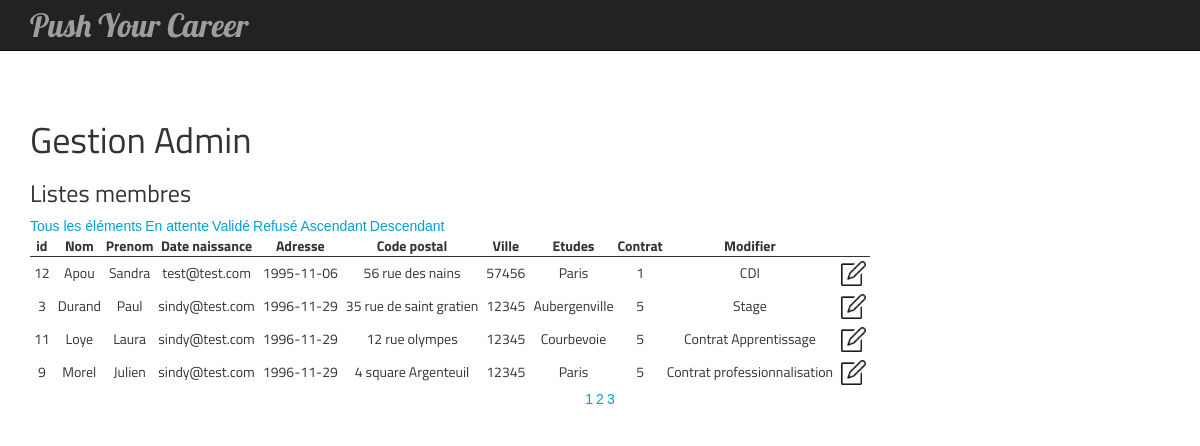
/public/admin.php?p=home&page=1&ordre=DESC, run on the app's committed database.
### tables this page shows
CREATE TABLE `membre` (
  `id` int(11) NOT NULL,
  `nom` varchar(50) NOT NULL,
  `prenom` varchar(50) NOT NULL,
  `email` varchar(30) NOT NULL,
  `date_naissance` date NOT NULL,
  `adresse` varchar(50) NOT NULL,
  `code_postal` varchar(20) NOT NULL,
  `ville` varchar(250) NOT NULL,
  `type_contrat` varchar(50) NOT NULL,
  `id_etat_inscription` int(11) DEFAULT '1',
  `civilite` enum('Mme','Mr') DEFAULT NULL,
  `niveau_etude` enum('1','2','3','4','5','autre') DEFAULT NULL,
  `date_inscription` datetime NOT NULL DEFAULT CURRENT_TIMESTAMP
);

### app/App.php (called while the page is built, shortened)
<?php
    class App{
        private $db_instance;
        private static $_instance;
        public static function getInstance(){
            if (is_null(self::$_instance)) {
                self::$_instance = new App();
            }
            return self::$_instance;
        }
        public function getTable($name){
            return new $class_name($this->getDB());
        }
        public function getController($name){
            return new $class_name($this->getDB());
        }
        public function getDB(){
            $config = \core\Config::getInstance(ROOT.'/config/config.php');
            if (is_null($this->db_instance)){
                $this->db_instance =  new \core\Database($config->get("db_name"), $config->get("db_user"), $config->get("db_pass"), $config->get("db_host"));
            }
            return $this->db_instance;
        }
    }

### core/Config.php (called while the page is built, shortened)
<?php
    class Config{
        private $settings = [];
        private static $_instance;
        public function __construct($file){
            $this->settings = require($file);
        }
        public static function getInstance($file){
            if (is_null(self::$_instance)){
                self::$_instance = new Config($file);
            }
            return self::$_instance;
        }
        public function get($key){
            return $this->settings[$key];
        }
    }
?>

### config/config.php (called while the page is built)
<?php
    return array(
        "db_user" => "root",
        "db_pass" => "",
        "db_host" => "localhost",
        "db_name" => "project_event"
    );
?>

### app/controllers/Membre_controller.php (called while the page is built, shortened)
<?php
    class Membre_controller extends \core\controller\Controller {
        protected $membre;
        public function __construct(){
            $this->membre = \App\App::getInstance()->getTable("Membre");
        }
        public function index(){
            if (!isset($_GET['etat'])){
                if ($_GET['ordre'] == 'DESC'){
                    return 'DESC';
                }
            }
            return null;
        }
        public function pagination($ordre)
        {
            $perPage = 4;
            $pagecourante = intval($_GET['page']);
            $depart = ($pagecourante-1)*4;
            if (!isset($_GET['etat'])){
                $membrePage = $this->membre->getMembrePage($ordre, $depart, $perPage);
            }
            else{
                $membrePage = $this->membre->getMembreEtatPage($_GET['etat'], $ordre, $depart, $perPage);
            }
            return $membrePage;
        }
        public function pageMax($ordre){
            $perPage = 4;
            if (!isset($_GET['etat'])){
                $size = sizeof($this->membre->getMembre($ordre));
            }
            else{
                $size = sizeof($this->membre->getMembreEtatInscription($_GET['etat'], $ordre));
            }
            $pageMax = ceil($size / $perPage);
            return $pageMax;
        }
        public function url(){
            $url = 'p=home';
            if(isset($_GET['etat'])){
                $url = 'admin.php?'.$url.'&etat='.$_GET['etat'];
            }
            else if(!isset($_GET['etat'])){
                $url = 'admin.php?'.$url;
            }
            return $url;
        }
    }

### core/model/Model.php (called while the page is built, shortened)
<?php
    class Model{
        public function __construct(Database $db){
            $this->db = $db;
        }
    }

### core/Database.php (called while the page is built, shortened)
<?php
	class Database{
		private $db_name;
		private $db_user;
		private $db_pass;
		private $db_host;
		private $pdo;
		public function __construct($db_name, $db_user, $db_pass, $db_host){
			$this->db_name = $db_name;
			$this->db_user = $db_user;
			$this->db_pass = $db_pass;
			$this->db_host = $db_host;
		}
		public function getPDO(){
			if($this->pdo === null){
				$pdo = new PDO('mysql:dbname='.$this->db_name.';host='.$this->db_host.';charset=utf8', ''.$this->db_user.'', ''.$this->db_pass.'');
				$pdo->setAttribute(PDO::ATTR_ERRMODE, PDO::ERRMODE_EXCEPTION);
				$this->pdo = $pdo;
			}
			return $this->pdo;
		}
		public function query($statement){
			$req = $this->getPDO()->query($statement);
			$datas = $req->fetchAll(PDO::FETCH_OBJ);
			return $datas;
		}
	}
?>

### app/models/Membre_model.php (called while the page is built, shortened)
<?php
	class Membre_model extends \core\model\model{
		public function getMembre($ordre){
			return $this->db->query('SELECT * FROM membre ORDER BY date_inscription '.$ordre);
		}
        public function getMembrePage($ordre, $limm, $limp){
            return $this->db->query("SELECT * FROM membre ORDER BY date_inscription ".$ordre." LIMIT ".$limm.", ".$limp );
        }
	}
?>

### app/views/admin/table_membre.php (the view)
<?php if(!empty($membrePage)):?>
<table class="admin-table-gestion">
	<tr class="tr-table-admin-gestion">
		<th>id</th>
		<th>Nom</th>
		<th>Prenom</th>
		<th>Date naissance</th>
		<th>Adresse</th>
		<th>Code postal</th>
		<th>Ville</th>
		<th>Etudes</th>
		<th>Contrat</th>
		<th>Modifier</th>
	</tr>
	<?php else:echo "Aucun résultat";?>
	<?php endif ;?>
	<?php foreach($membrePage as $membreData) : ?>
		<tr>
			<td><?php print $membreData->id ?></td>
			<td><?php print $membreData->nom ?></td>
			<td><?php print $membreData->prenom ?></td>
			<td><?php print $membreData->email ?></td>
			<td><?php print $membreData->date_naissance ?></td>
			<td><?php print $membreData->adresse ?></td>
			<td><?php print $membreData->code_postal ?></td>
			<td><?php print $membreData->ville ?></td>
			<td><?php print $membreData->niveau_etude ?></td>
			<td><?php print $membreData->type_contrat ?></td>
			<td>
				<a href="admin.php?p=edit_table&id=<?php print $membreData->id ?>">
					<img src="../../projet_event/public/images/update.png"  class="icon-admin-gestion">
				</a>
			</td>
		</tr>
	<?php endforeach; ?>
</table>
<div style="text-align: center">
	<?php if (isset($nbPage)):
		for ($i=1; $i<=$nbPage;$i++):?>
			<p style="display: inline-block;"><a href="<?php print $url."&page=". $i."&ordre=".$_GET['ordre'] ?>"><?php print $i ?></a></p>
		<?php endfor;
	endif;?>
</div>

### public/css/styleTempo.css (style rules this page uses)
table.admin-table-gestion th { text-align: center; }
table.admin-table-gestion td { padding: 4px; text-align: center; }
.tr-table-admin-gestion { border-bottom: solid 1px ; }
table.admin-table-gestion img { max-width: 25px; }
table,td { padding:15px; border-collapse:collapse; }
a { text-decoration:none; color:#00a2d1; font-family:"Courier New", Courier, monospace; font-family:Tahoma, Geneva, sans-serif; }

### data on the page
membre: id "12", nom "Apou", prenom "Sandra", email "test@test.com", date_naissance "1995-11-06", adresse "56 rue des nains", code_postal "57456", ville "Paris", niveau_etude "1", type_contrat "CDI"
membre: id "3", nom "Durand", prenom "Paul", email "sindy@test.com", date_naissance "1996-11-29", adresse "35 rue de saint gratien", code_postal "12345", ville "Aubergenville", niveau_etude "5", type_contrat "Stage"
membre: id "11", nom "Loye", prenom "Laura", email "sindy@test.com", date_naissance "1996-11-29", adresse "12 rue olympes", code_postal "12345", ville "Courbevoie", niveau_etude "5", type_contrat "Contrat Apprentissage"
membre: id "9", nom "Morel", prenom "Julien", email "sindy@test.com", date_naissance "1996-11-29", adresse "4 square Argenteuil", code_postal "12345", ville "Paris", niveau_etude "5", type_contrat "Contrat professionnalisation"
